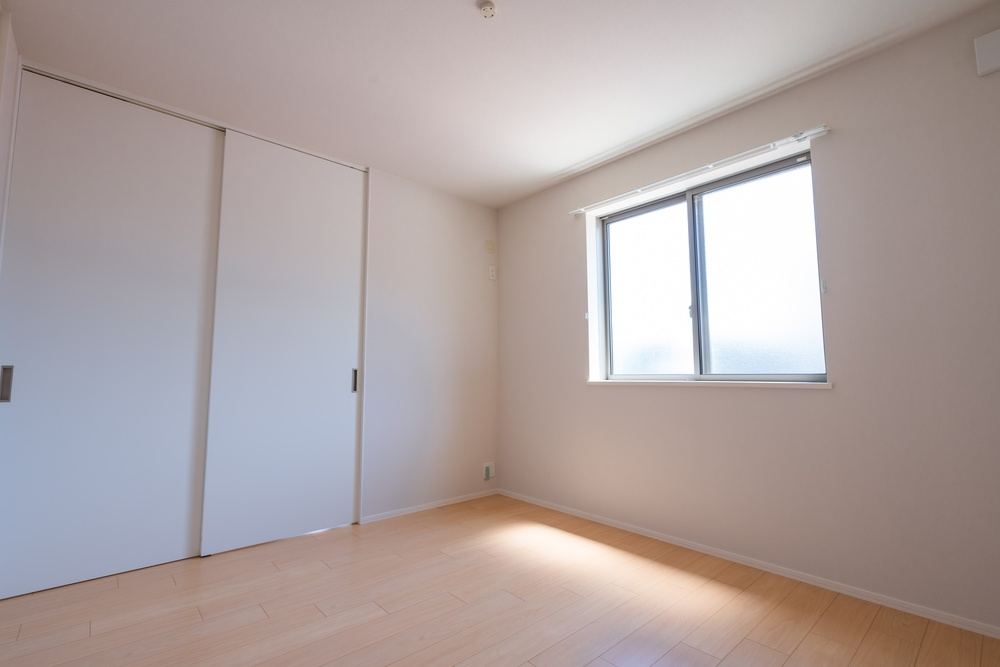
#> input picture testimages/1.jpg, 1000 x 667 px, shrunk from 3000 x 2000 before the run
$ python rectification.py testimages/1.jpg
#> lines starting #> are read from the running program, lines starting #| are printed output that depends on the picture
#!/usr/bin/env python

import os
import cv2
from pylsd.lsd import lsd
import numpy as np
from scipy.linalg import expm
import time
import argparse
import re
import sys

# Perspective control
#
# original code: https://github.com/dotieuthien/Perspective-Transformation


def setup_parser():

    my_parser = argparse.ArgumentParser( prog = re.sub( '.py$', '', sys.argv[0] ),
        usage = '%(prog)s infile [-i|--iterations] [-l|lr]',
        description = 'shiftn'
    )

    my_parser.add_argument('infile', action='store', type=str, help='image input file')
    my_parser.add_argument('-i','--iterations', default='5',action='store', type=int, help='iterations [default: 5]')
    my_parser.add_argument('-l','--lr', default='0.1', action='store', type=float, help='lr [default: 0.1]')
    args = my_parser.parse_args()

    return args


# Funcs for paper "rectification of planar targets using line segments"
def line_detection(image):
    gray = cv2.cvtColor(image, cv2.COLOR_BGR2GRAY)
    lines = lsd(gray)
    p_lines = []
    image_one = np.ones(np.shape(image)) * 255

    for i in range(lines.shape[0]):
        pt1 = (int(lines[i, 0]), int(lines[i, 1]))
        pt2 = (int(lines[i, 2]), int(lines[i, 3]))
        width = np.sqrt((lines[i, 0] - lines[i, 2]) ** 2 + (lines[i, 1] - lines[i, 3]) ** 2)
        angle = abs(lines[i, 0] - lines[i, 2]) / abs(lines[i, 1] - lines[i, 3])

        if width > 10 and (angle < 1):
            p_lines.append([lines[i, 0], lines[i, 1], lines[i, 2], lines[i, 3]])
            cv2.line(image_one, pt1, pt2, (0, 0, 255), int(2))

    cv2.imwrite('test_lines.jpg', image_one)
    return p_lines


# [197 lines left out: functions crop_black_border, cost_function, derivative_components, gradient, not called in this run]


def gradient_descent_optimizer(image, max_iters, lr):
    # mask = np.ones(np.shape(image)) * 255
    init_theta = 0
    init_phi = 0
    init_gamma = 0

    h, w, _ = np.shape(image)
    # Feed forward
    lines = line_detection(image)
    d = np.sqrt(h ** 2 + w ** 2)
    init_f = d / 2

    for i in range(max_iters):
        # Compute gradient
        start = time.time()
        theta, phi, gamma = gradient(image, lines, init_f, init_theta, init_phi, init_gamma)

        dis = np.sqrt( theta ** 2 + phi ** 2 + gamma ** 2)
        # Normalize
        theta = theta / dis
        phi = phi / dis
        gamma = gamma / dis

        init_theta = np.float32(init_theta - lr * theta)
        init_phi = np.float32(init_phi - lr * phi)
        init_gamma = np.float32(init_gamma - 0.001 * lr * gamma)

        K = np.array([[init_f, 0, w / 2],
                      [0, init_f, h / 2],
                      [0, 0, 1]])

        K1 = np.array([[1 / init_f, 0, - w / (2 * init_f)],
                       [0, 1 / init_f, - h / (2 * init_f)],
                       [0, 0, 1]])

        R = np.array([[0, -init_gamma, init_phi],
                      [init_gamma, 0, -init_theta],
                      [-init_phi, init_theta, 0]])

        R = expm(R)

        # Add translation matrix
        dx = w / 2
        dy = h / 2
        T = np.array([[1, 0, dx],
                      [0, 1, dy],
                      [0, 0, 1]])

        # H -1 function
        H1 = np.dot(K, np.dot(R, K1))
        H1 = np.dot(T, H1)
        cost = cost_function(h, w, init_f, lines, H1)
        print('Cost value :', cost)

        # Image after perspective transform
        image_out = cv2.warpPerspective(image.copy(), np.float32(H1), (2 * w, 2 * h))

        # [10 lines of commented-out code are left out]

    top_left = np.dot(H1, [0, 0, 1])
    top_right = np.dot(H1, [w, 0, 1])
    bottom_left = np.dot(H1, [0, h, 1])
    bottom_right = np.dot(H1, [w, h, 1])

    points = [top_left, top_right, bottom_left, bottom_right]
    image_crop = crop_black_border(image_out, points)

    # [5 lines of commented-out code are left out]

    return image_crop, H1


if __name__ == '__main__':
    args = setup_parser()
    image = cv2.imread(args.infile)
#> image is the input picture: shape (667, 1000, 3); mean B, G, R 161, 162.5, 174.6
    gradient_descent_optimizer(image, args.iterations, args.lr)
#> in line_detection, `gray = cv2.cvtColor(image, cv2.COLOR_BGR2GRAY)`:
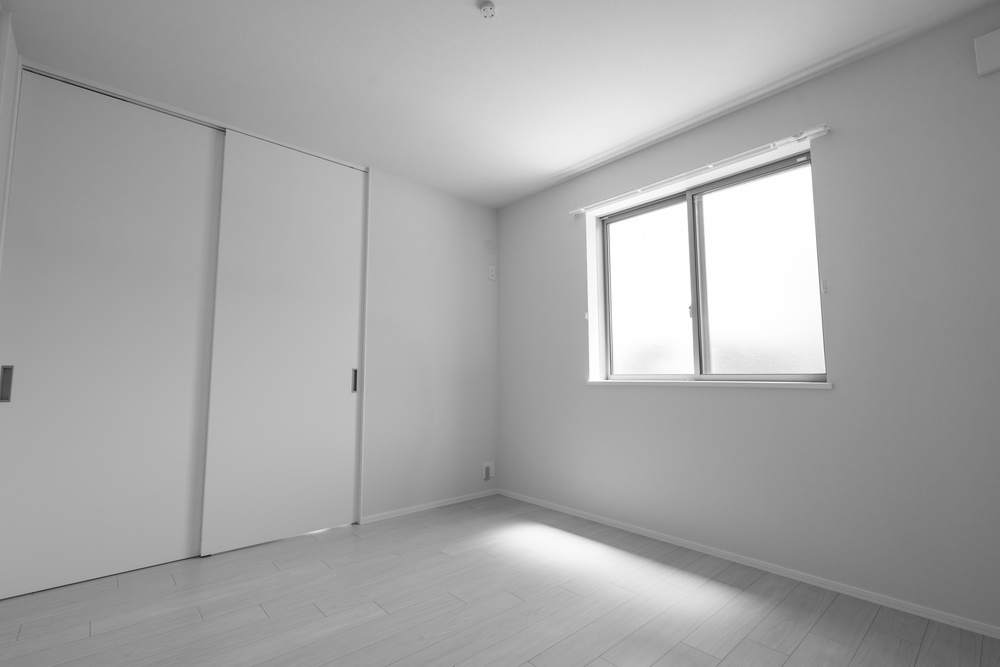
#> gray: shape (667, 1000); min 24, max 255, mean 165.9
#> (the call stopped at in line_detection, `lines = lsd(gray)`: pylsd is not available in this run)

$ run again, on testimages/Steglitzer Kreisel schief.jpg
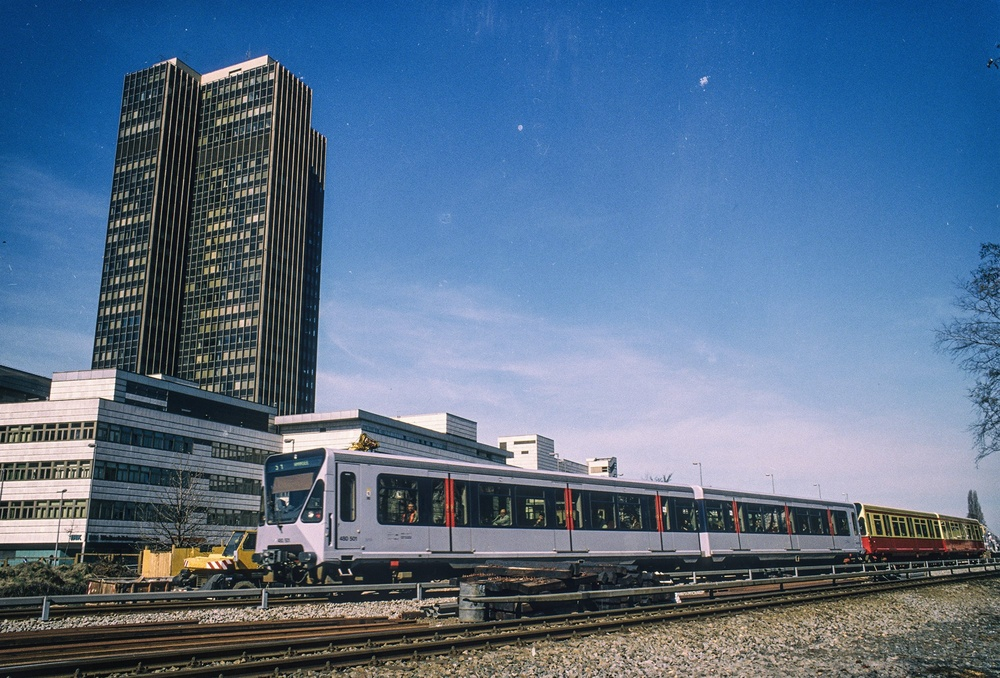
#> input picture testimages/Steglitzer Kreisel schief.jpg, 1000 x 678 px, shrunk from 2000 x 1355 before the run
#> image is the input picture: shape (678, 1000, 3); mean B, G, R 140, 112.1, 88.2
#> in line_detection, `gray = cv2.cvtColor(image, cv2.COLOR_BGR2GRAY)`:
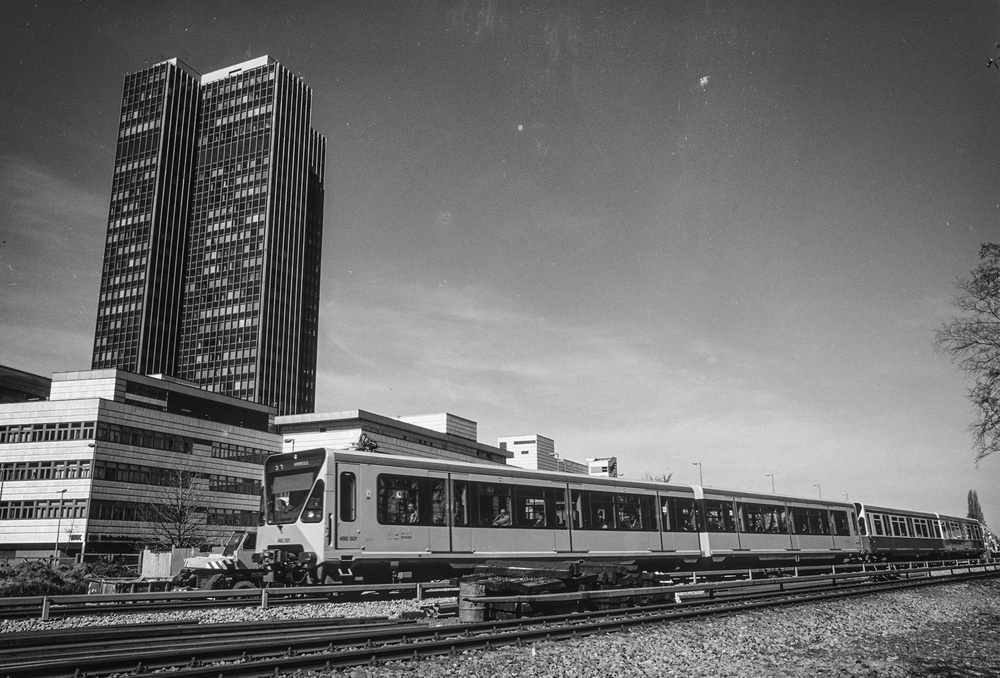
#> gray: shape (678, 1000); min 1, max 255, mean 108.2
